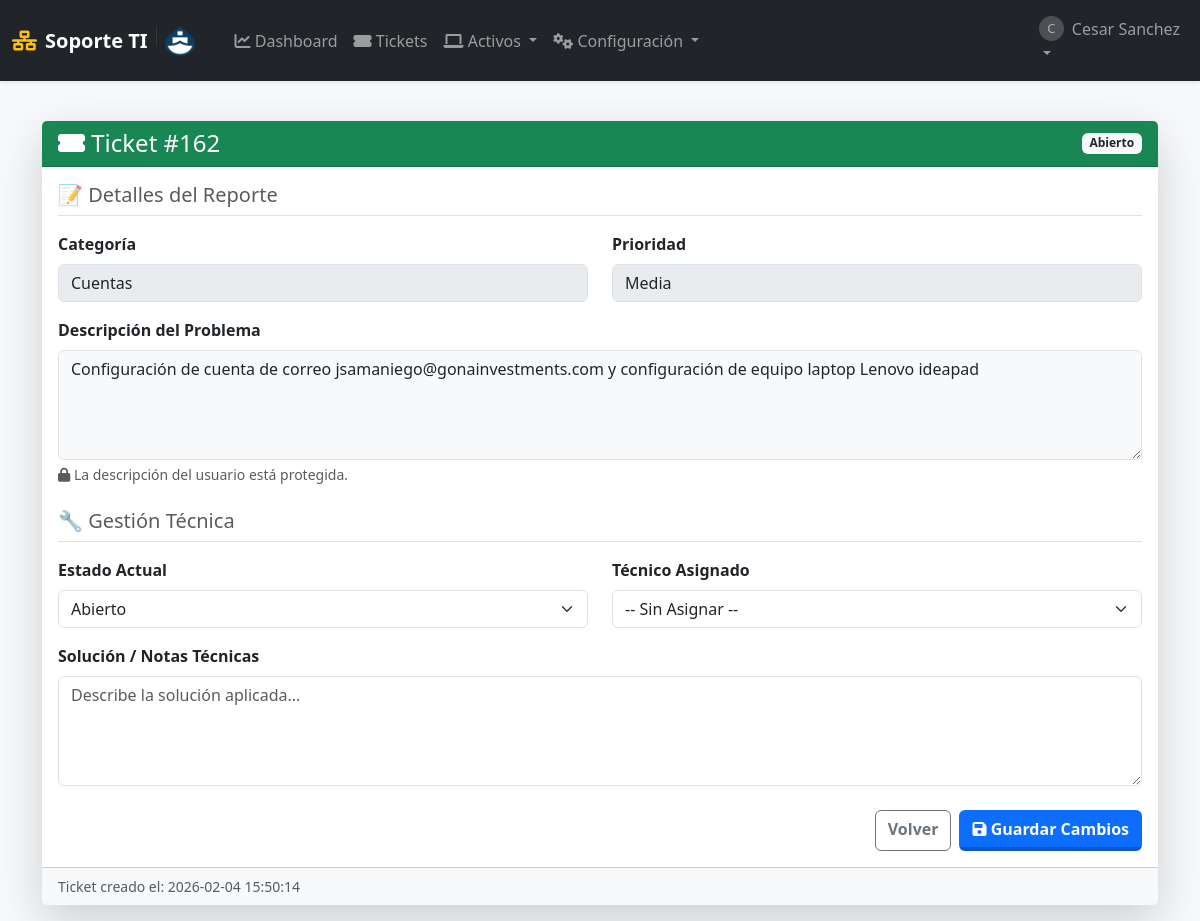
The app's page /editar/162 (signed in), older data.
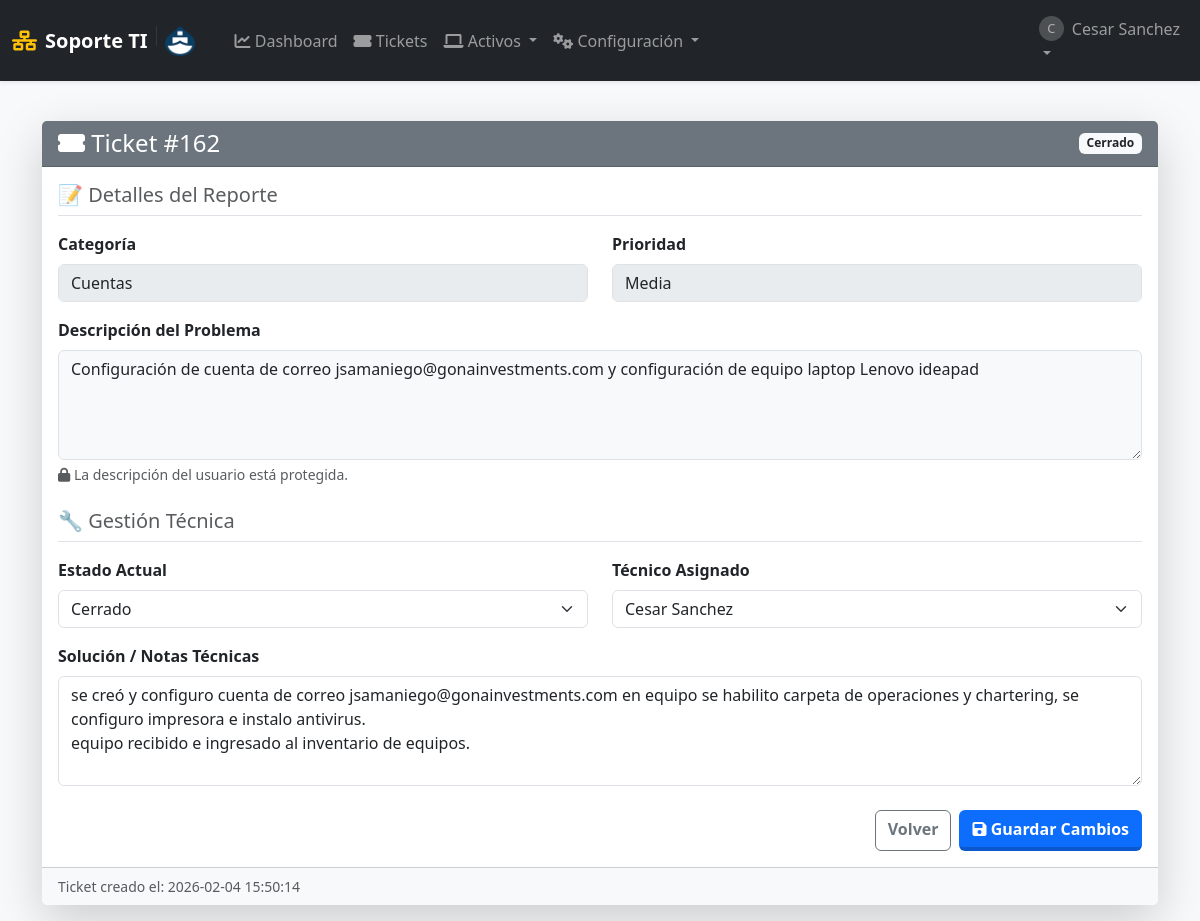
The same page, newer data.
### tables this page shows
CREATE TABLE soportes (
            id INTEGER PRIMARY KEY AUTOINCREMENT,
            fecha_creacion TIMESTAMP DEFAULT CURRENT_TIMESTAMP,
            
            usuario_id INTEGER NOT NULL,  -- Quién reporta
            tecnico_id INTEGER,           -- Quién atiende
            equipo_id INTEGER,            -- Equipo afectado (opcional)
            
            problema TEXT NOT NULL,
            descripcion_detallada TEXT,
            
            estado TEXT NOT NULL DEFAULT 'Abierto',
            prioridad TEXT NOT NULL DEFAULT 'Media',
            categoria TEXT NOT NULL DEFAULT 'Otro',
            
            solucion TEXT,
            fecha_inicio DATE,
            fecha_finalizacion DATE,
            
            FOREIGN KEY (usuario_id) REFERENCES usuarios (id) ON DELETE CASCADE,
            FOREIGN KEY (tecnico_id) REFERENCES usuarios (id) ON DELETE SET NULL,
            FOREIGN KEY (equipo_id) REFERENCES equipos (id) ON DELETE SET NULL
        );

CREATE TABLE usuarios (
            id INTEGER PRIMARY KEY AUTOINCREMENT,
            username TEXT UNIQUE NOT NULL,
            email TEXT UNIQUE,
            password_hash TEXT NOT NULL,
            role TEXT NOT NULL DEFAULT 'user' CHECK(role IN ('admin', 'user', 'tecnico')),
            departamento TEXT,
            fecha_creacion TIMESTAMP DEFAULT CURRENT_TIMESTAMP
        );

### app.py (the view, shortened to what this page needs)
@app.route('/editar/<int:ticket_id>', methods=['GET', 'POST'])
@login_required
def editar(ticket_id):
    db = get_db()
    ticket = db.execute("SELECT * FROM soportes WHERE id = ?", (ticket_id,)).fetchone()
    if not ticket or (session['role'] == 'user' and ticket['usuario_id'] != session['user_id']):
        return redirect(url_for('lista_soportes'))
    tecnicos = db.execute("SELECT id, username FROM usuarios WHERE role IN ('admin', 'tecnico')").fetchall()
    return render_template('editar.html', ticket=ticket, tecnicos=tecnicos, estados=ESTADOS, categorias=CATEGORIAS, prioridades=PRIORIDADES)

### app.py (called while the page is built)
def get_db():
    if 'db' not in g:
        g.db = sqlite3.connect(app.config['DB_FILE'])
        g.db.row_factory = sqlite3.Row
        g.db.execute("PRAGMA foreign_keys = ON")
    return g.db

def login_required(f):
    @wraps(f)
    def decorated_function(*args, **kwargs):
        if 'user_id' not in session:
            flash('Por favor, inicia sesión.', 'warning')
            return redirect(url_for('login'))
        return f(*args, **kwargs)
    return decorated_function

### templates/editar.html (shortened to what the changed rows need)
{% extends "layout.html" %}
{% block content %}
<div class="container mt-4">
    <div class="card shadow-lg border-0">
        <div class="card-header text-white d-flex justify-content-between align-items-center
            {% if ticket.estado == 'Abierto' %}bg-success
            {% elif ticket.estado == 'En Proceso' %}bg-primary
            {% else %}bg-secondary{% endif %}">
            <h4 class="mb-0">
                <i class="fas fa-ticket-alt"></i> Ticket #{{ ticket.id }}
            </h4>
            <span class="badge bg-light text-dark fw-bold">{{ ticket.estado }}</span>
        </div>
        <div class="card-body">
            <form method="POST">
                <div class="row mb-3">
                    <div class="col-md-6">
                        <label class="form-label fw-bold">Categoría</label>
                        {% if session['role'] == 'user' and ticket.estado == 'Abierto' %}
                            <select name="categoria" class="form-select">
                                {% for cat in categorias %}
                                <option value="{{ cat }}" {% if ticket.categoria == cat %}selected{% endif %}>{{ cat }}</option>
                                {% endfor %}
                            </select>
                        {% else %}
                            <input type="text" class="form-control" value="{{ ticket.categoria }}" disabled>
                        {% endif %}
                    </div>
                    <div class="col-md-6">
                        <label class="form-label fw-bold">Prioridad</label>
                        {% if session['role'] == 'user' and ticket.estado == 'Abierto' %}
                            <select name="prioridad" class="form-select">
                                {% for prio in prioridades %}
                                <option value="{{ prio }}" {% if ticket.prioridad == prio %}selected{% endif %}>{{ prio }}</option>
                                {% endfor %}
                            </select>
                        {% else %}
                            <input type="text" class="form-control" value="{{ ticket.prioridad }}" disabled>
                        {% endif %}
                    </div>
                </div>
                <div class="mb-4">
                    <label class="form-label fw-bold">Descripción del Problema</label>
                    {% if session['role'] == 'user' and ticket.estado == 'Abierto' %}
                        <textarea name="problema" class="form-control" rows="4" required>{{ ticket.problema }}</textarea>
                        <div class="form-text text-success"><i class="fas fa-pen"></i> Puedes editar esto porque el ticket aún está Abierto.</div>
                    {% else %}
                        <textarea class="form-control bg-light" rows="4" disabled>{{ ticket.problema }}</textarea>
                        {% if session['role'] != 'user' %}
                        <div class="form-text"><i class="fas fa-lock"></i> La descripción del usuario está protegida.</div>
                        {% endif %}
                    {% endif %}
                </div>
                {% if session['role'] in ['admin', 'tecnico'] or ticket.solucion %}
                <div class="row mb-3">
                    <div class="col-md-6">
                        <label class="form-label fw-bold">Estado Actual</label>
                        {% if session['role'] in ['admin', 'tecnico'] %}
                            <select name="estado" class="form-select">
                                {% for est in estados %}
                                <option value="{{ est }}" {% if ticket.estado == est %}selected{% endif %}>{{ est }}</option>
                                {% endfor %}
                            </select>
                        {% else %}
                            <input type="text" class="form-control" value="{{ ticket.estado }}" disabled>
                        {% endif %}
                    </div>
                    <div class="col-md-6">
                        <label class="form-label fw-bold">Técnico Asignado</label>
                        {% if session['role'] in ['admin', 'tecnico'] %}
                            <select name="tecnico_id" class="form-select">
                                <option value="">-- Sin Asignar --</option>
                                {% for tec in tecnicos %}
                                <option value="{{ tec.id }}" {% if ticket.tecnico_id == tec.id %}selected{% endif %}>
                                    {{ tec.username }}
                                </option>
                                {% endfor %}
                            </select>
                        {% else %}
                             <input type="text" class="form-control" value="{% for tec in tecnicos %}{% if ticket.tecnico_id == tec.id %}{{ tec.username }}{% endif %}{% endfor %}" disabled placeholder="Pendiente de asignar">
                        {% endif %}
                    </div>
                </div>
                <div class="mb-3">
                    <label class="form-label fw-bold">Solución / Notas Técnicas</label>
                    {% if session['role'] in ['admin', 'tecnico'] %}
                        <textarea name="solucion" class="form-control" rows="4" placeholder="Describe la solución aplicada...">{{ ticket.solucion or '' }}</textarea>
                    {% endif %}
                </div>
                {% endif %}
            </form>
        </div>
        <div class="card-footer bg-light small text-muted">
            Ticket creado el: {{ ticket.fecha_creacion }}
        </div>
    </div>
</div>
{% endblock %}

Row changes from the older to the newer data that the page shows:
changed soportes "Cuentas": estado "Abierto" → "Cerrado"; tecnico_id (not shown) → "Cesar Sanchez"; solucion (not shown) → "se creó y configuro cuenta de correo jsamaniego@gonainvestments.com en equipo se habilito carpeta de operaciones y chartering, se configuro impresora e instalo antivirus. equipo recibido e ingresado al inventario de equipos."
Text that changed along with them:
form field tecnico_id: "-- Sin Asignar --" → (not shown)
